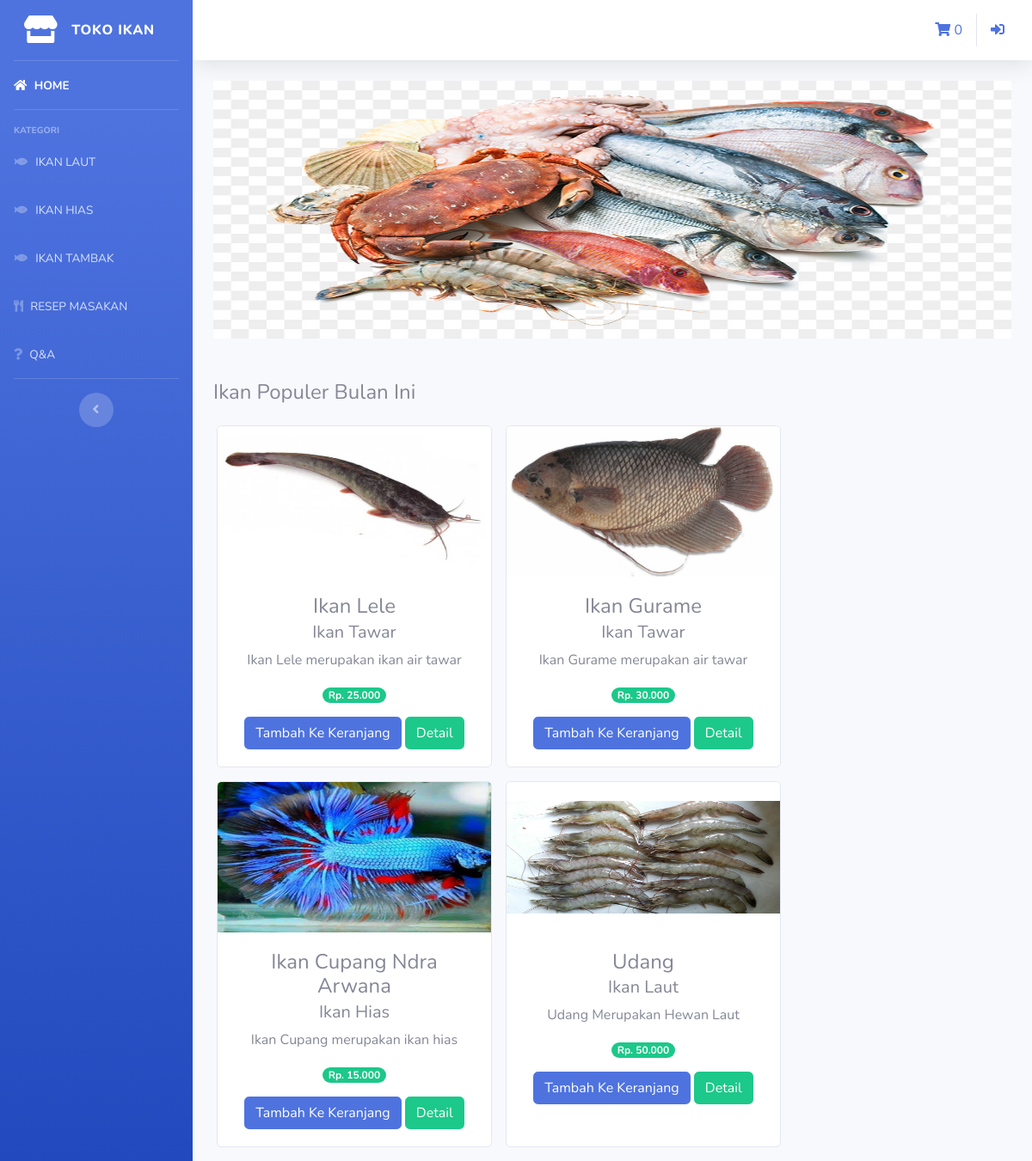
The page / on the database its author committed.
### tables this page shows
CREATE TABLE `tabel_barang` (
  `id` int(11) NOT NULL,
  `nama_barang` varchar(100) NOT NULL,
  `keterangan` varchar(50) NOT NULL,
  `kategori` varchar(50) NOT NULL,
  `harga` varchar(20) NOT NULL,
  `stock` int(11) NOT NULL,
  `gambar` text NOT NULL,
  `wilayah` text NOT NULL,
  `manfaat` text NOT NULL,
  `makanan` text NOT NULL,
  `tipe` varchar(100) NOT NULL,
  `gizi` varchar(500) NOT NULL
);

### application/controllers/Welcome.php (called while the page is built, shortened)
<?php
class Welcome extends CI_Controller {
	public function index()
{
	$data['tipe'] = $this->Model_kategori->data_tipe()->result();
	$this->load->view('template/header');
	$this->load->view('template/sidebar');
	$this->load->view('dashboard',$data);
	$this->load->view('template/footer');
}
}

### index.php (called while the page is built, shortened)
<?php
require_once BASEPATH.'core/CodeIgniter.php';

### application/models/Model_kategori.php (called while the page is built, shortened)
<?php
class Model_kategori extends CI_Model {
public function data_tipe()
{
    return $this->db->get_where('tabel_barang',array('tipe' => 'Populer Bulan Ini'));
}
}

### application/views/dashboard.php (the view, shortened to what this page needs)
<div class="container-fluid">
<div id="carouselExampleIndicators" class="carousel slide" data-ride="carousel">
    <ol class="carousel-indicators">
        <li data-target="#carouselExampleIndicators" data-slide-to="0" class="active"></li>
        <li data-target="#carouselExampleIndicators" data-slide-to="1"></li>
    </ol>
    <div class="carousel-inner">
        <div class="carousel-item active">
        <img src="<?php echo base_url('assets/img/bg.jpg')?>" class="d-block w-100" alt="..." height="300" width ="200">
        </div>
    </div>
    <a class="carousel-control-prev" href="#carouselExampleIndicators" role="button" data-slide="prev">
        <span class="carousel-control-prev-icon" aria-hidden="true"></span>
    </a>
    <a class="carousel-control-next" href="#carouselExampleIndicators" role="button" data-slide="next">
        <span class="carousel-control-next-icon" aria-hidden="true"></span>
    </a>
    </div><br><br>
    <h4>Ikan Populer Bulan Ini</h4>
    <div class="row text-center mt-4">
        <?php foreach ($tipe as $i) : ?>
            <div class="card ml-3 mb-3" style="width: 20rem;">
            <img src="<?php echo base_url().'/assets/img/'.$i->gambar ?>"class="card-img-top" alt="..." height="175" width="10">
            <div class="card-body">
            <h4 class="card-title mb-1"><?php echo $i->nama_barang ?></h4>
            <h5><?php echo $i->kategori ?></h5>
            <p class="card-text"><?php echo $i->keterangan ?></p>
            <span class="badge badge-pill badge-success mb-3">Rp. <?php echo number_format($i->harga,0,',','.')  ?></span><br>
            <?php echo anchor('Dashboard/tambah_ke_keranjang/'.$i->id,'<div class="btn btn-primary">Tambah Ke Keranjang</div>') ?>
            <?php echo anchor('Dashboard/detail/'.$i->id,'<div class="btn btn-success">Detail</div>') ?>
        </div>
    </div>
        <?php endforeach ?>
    </div>
</div>

### rows shown on the page
tabel_barang: gambar (picture), nama_barang "Ikan Lele", kategori "Ikan Tawar", keterangan "Ikan Lele merupakan ikan air tawar", harga "25.000", id "Tambah Ke Keranjang", id "Detail"
tabel_barang: gambar (picture), nama_barang "Ikan Gurame", kategori "Ikan Tawar", keterangan "Ikan Gurame merupakan air tawar", harga "30.000", id "Tambah Ke Keranjang", id "Detail"
tabel_barang: gambar (picture), nama_barang "Ikan Cupang Ndra Arwana", kategori "Ikan Hias", keterangan "Ikan Cupang merupakan ikan hias", harga "15.000", id "Tambah Ke Keranjang", id "Detail"
tabel_barang: gambar (picture), nama_barang "Udang", kategori "Ikan Laut", keterangan "Udang Merupakan Hewan Laut", harga "50.000", id "Tambah Ke Keranjang", id "Detail"

### other values the page prints
$this->cart->total_items() "0"
